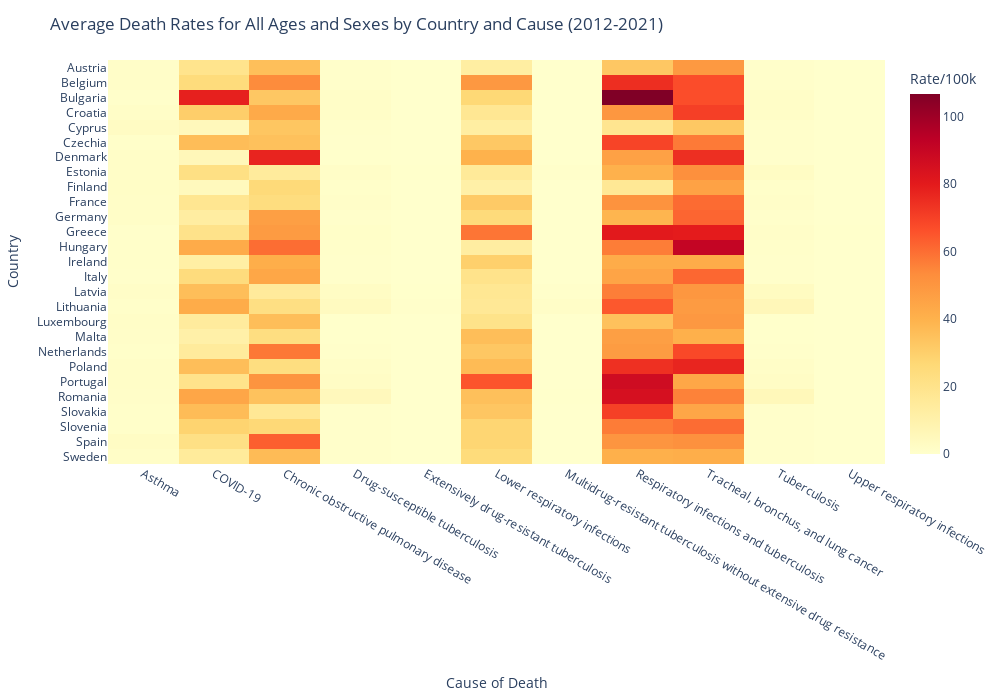

The notebook cell saved with this chart:
### Markdown cell above
France, Germany, and Spain have much higher asthma-related deaths compared to other countries. This could be explained by the larger total populations for each of these countries compared to the other EU-27 member states.

Germany, Spain, and Italy have a significant number of COPD-related deaths. Again, likely attributed to the larger total populations of these states. However, it would be interesting to compare the deaths with smoking prevalence. However, that's not available in this dataset.

There are an extremely high number of deaths attributed to tracheal, bronchus, and lung cancers across all states. Again, it would be interesting to compare the deaths with smoking prevalence in these countries.

Also of note is the number of COVID-related deaths compared to other measures. It's important to keep in mind that COVID-related deaths have only been tracked since 2020, so there are only 2 years of collected data for these deaths compared to collection across all years for all other causes of death.

This heatmap is a good overview of the actual number of deaths per country. However, it does not account for the total populations of the countries and may be deceiving. For instance, Portugal has ~384,000 deaths attributed to respiratory infections and tuberculosis and is not flagged as "high" in comparison to the ~1.35 million deaths in France for the same measure. This is deceiving as the total population of Portugal is ~10 million compared to a total population of ~66 million in France (looking at 2021 estimated population statistics).

### Code cell
# Prepare data
heatmap_data = death_rates.groupby(['location', 'cause'], observed=False)['val'].mean().reset_index()

# Create interactive heatmap
fig = px.imshow(
    rate_pivot,
    labels=dict(x="Cause", y="Country", color="Rate/100k"),
    x=rate_pivot.columns,
    y=rate_pivot.index,
    color_continuous_scale='YlOrRd',
    aspect="auto"
)

# Customize layout
fig.update_layout(
    title='Average Death Rates for All Ages and Sexes by Country and Cause (2012-2021)',
    xaxis_title="Cause of Death",
    yaxis_title="Country",
    height=700,
    width=1000
)

# Add hover information
fig.update_traces(
    hovertemplate="<b>%{y}</b><br>Cause: %{x}<br>Rate: %{z:.1f} per 100k<extra></extra>"
)

fig.show()

### Figure 1 — Plotly figure (JSON) as saved in the notebook; plotly's stock layout.template omitted (floating-point values rounded to 4 significant figures; data arrays with more than 128 entries replaced by an {"elided": "..."} marker saying what was removed)
{"data": [{"coloraxis": "coloraxis", "hovertemplate": "<b>%{y}</b><br>Cause: %{x}<br>Rate: %{z:.1f} per 100k<extra></extra>", "name": "0", "type": "heatmap", "x": ["Asthma", "COVID-19", "Chronic obstructive pulmonary disease", "Drug-susceptible tuberculosis", "Extensively drug-resistant tuberculosis", "Lower respiratory infections", "Multidrug-resistant tuberculosis without extensive drug resistance", "Respiratory infections and tuberculosis", "Tracheal, bronchus, and lung cancer", "Tuberculosis", "Upper respiratory infections"], "xaxis": "x", "y": ["Austria", "Belgium", "Bulgaria", "Croatia", "Cyprus", "Czechia", "Denmark", "Estonia", "Finland", "France", "Germany", "Greece", "Hungary", "Ireland", "Italy", "Latvia", "Lithuania", "Luxembourg", "Malta", "Netherlands", "Poland", "Portugal", "Romania", "Slovakia", "Slovenia", "Spain", "Sweden"], "yaxis": "y", "z": {"elided": "27x11 float values"}}], "layout": {"coloraxis": {"colorbar": {"title": {"text": "Rate/100k"}}, "colorscale": [[0, "rgb(255,255,204)"], [0.125, "rgb(255,237,160)"], [0.25, "rgb(254,217,118)"], [0.375, "rgb(254,178,76)"], [0.5, "rgb(253,141,60)"], [0.625, "rgb(252,78,42)"], [0.75, "rgb(227,26,28)"], [0.875, "rgb(189,0,38)"], [1, "rgb(128,0,38)"]]}, "height": 700, "margin": {"t": 60}, "title": {"text": "Average Death Rates for All Ages and Sexes by Country and Cause (2012-2021)"}, "width": 1000, "xaxis": {"anchor": "y", "domain": [0, 1], "title": {"text": "Cause of Death"}}, "yaxis": {"anchor": "x", "autorange": "reversed", "domain": [0, 1], "title": {"text": "Country"}}}}
